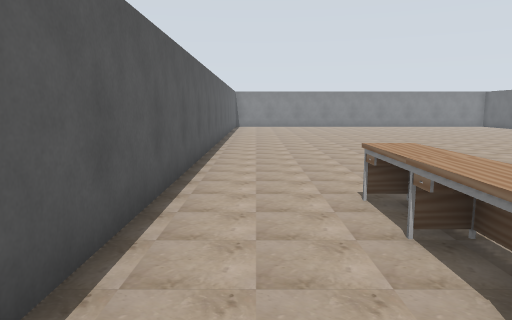
[1] (above)

21 first-person views from a walk through a robot-simulator world made for Gazebo. The camera is 1.3 m above the floor, tilts 8° down and sees 70° across. The floor is counted in squares, 1 m on a side. Each view is taken from the middle of a square. On the plan, view 1 faces up. The plan holds only what a view shows up to about 15 squares ahead; the rest is blank. The robots in the file are not drawn.

[2]
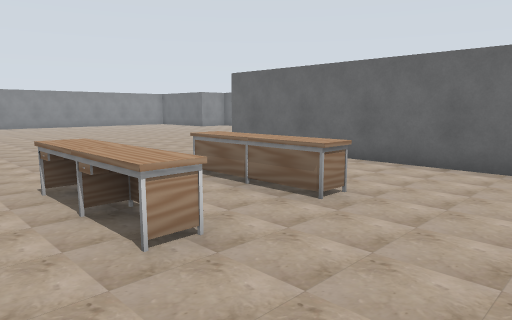

[3]
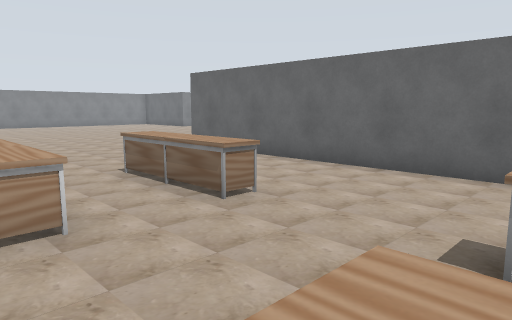

[4]
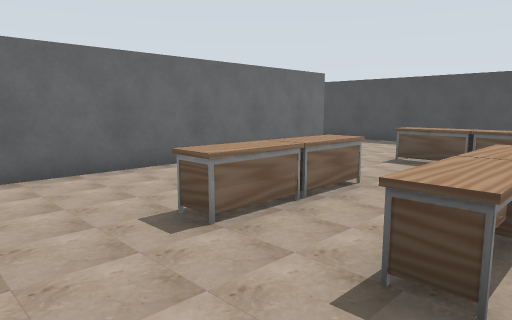

[5]
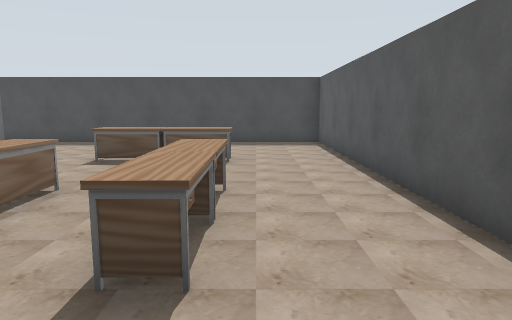

[6]
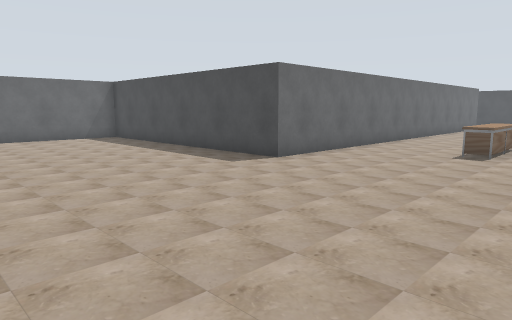

[7]
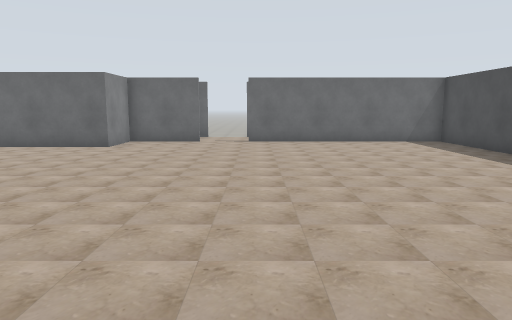

[8]
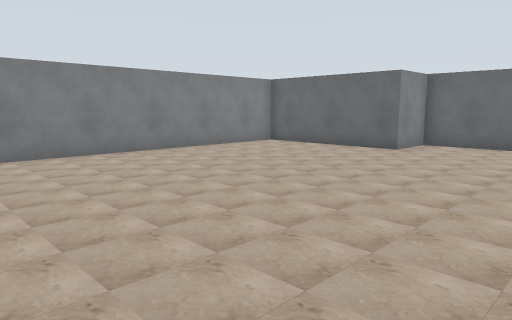

[9]
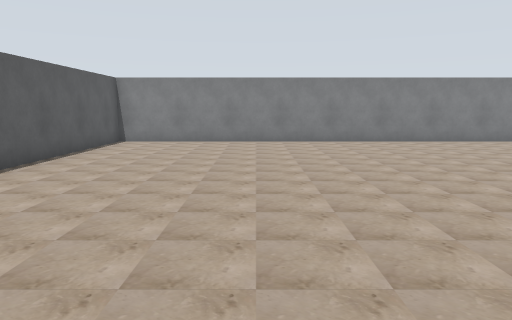

[10]
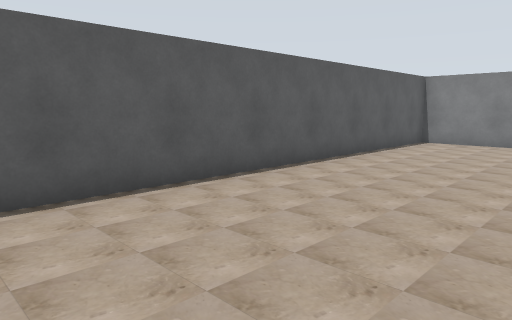

[11]
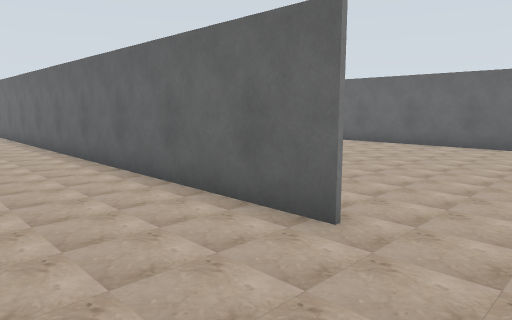

[12]
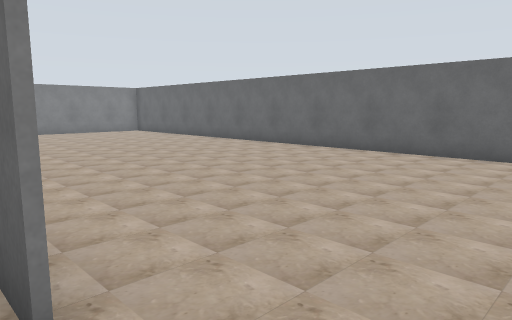

[13]
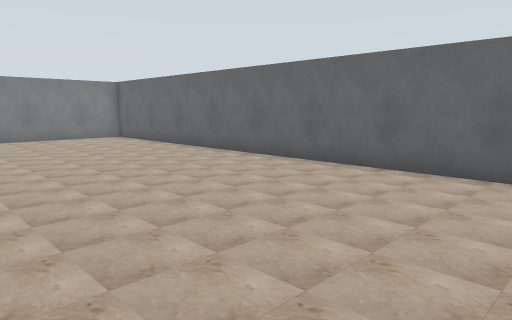

[14]
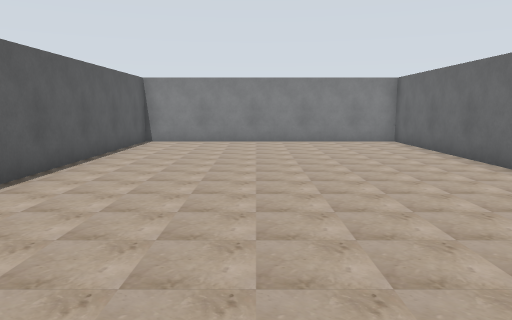

[15]
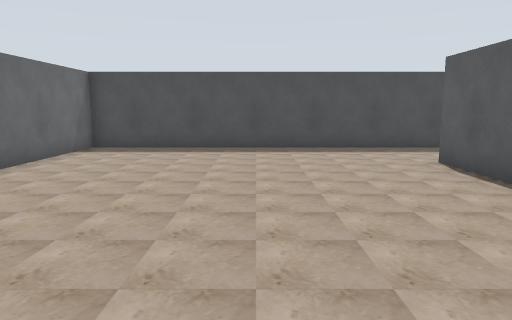

[16]
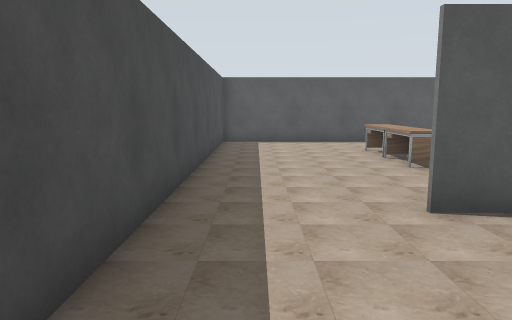

[17]
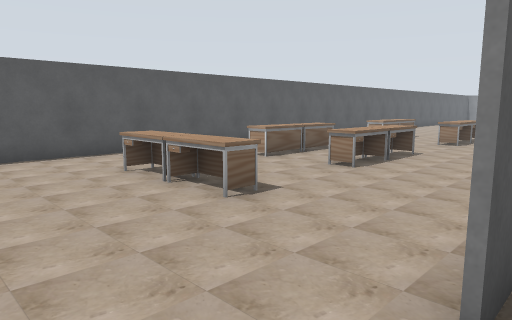

[18]
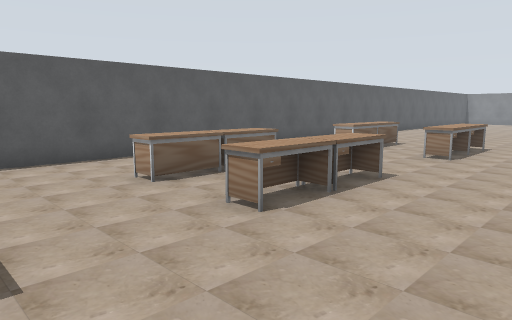

[19]
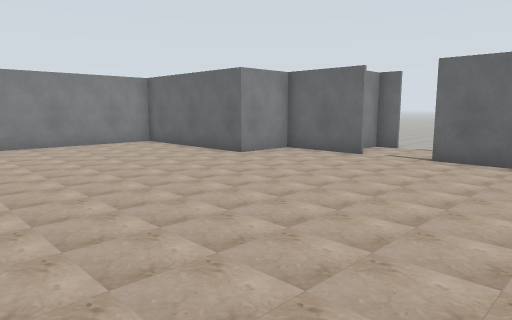

[20]
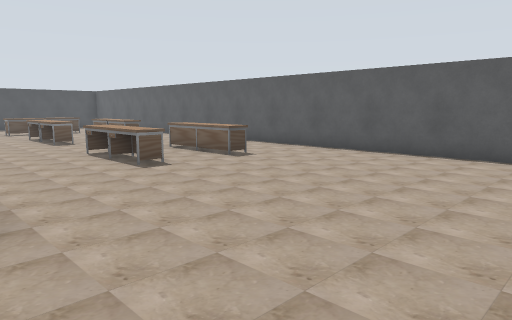

[21]
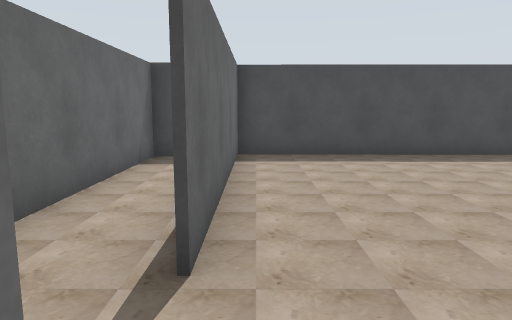

### Floor plan
Ten units are one square. View 1 is at (0, 0); x grows to the right and y downward. Boxes are objects, and circles mark ways between rooms. Rooms are numbered by the first view taken in them; rooms with no view inside come last. Other rooms are left out.
<svg viewBox="-20 -270 235 408">
<path fill="none" stroke="#000" d="M185 -89 185 -164M185 -181 185 -210 164 -210 164 -265 -15 -265 -15 133 75 133M85 98 85 -87 186 -86M86 72 86 98M186 -85 86 -86 86 -2M75 133 185 133 185 -89M208 -181 208 -189 185 -189M201 -91 208 -91 208 -150"/>
<rect x="15" y="75" width="20" height="10" fill="#bbb"><title>desk</title></rect>
<rect x="15" y="35" width="10" height="20" fill="#bbb"><title>desk</title></rect>
<rect x="15" y="15" width="10" height="20" fill="#bbb"><title>desk</title></rect>
<rect x="15" y="-35" width="10" height="20" fill="#bbb"><title>desk</title></rect>
<rect x="15" y="-55" width="10" height="20" fill="#bbb"><title>desk</title></rect>
<rect x="35" y="75" width="20" height="10" fill="#bbb"><title>desk</title></rect>
<rect x="35" y="35" width="20" height="20" fill="#bbb"><title>desk</title></rect>
<rect x="35" y="15" width="20" height="20" fill="#bbb"><title>desk</title></rect>
<rect x="45" y="-35" width="10" height="20" fill="#bbb"><title>desk</title></rect>
<rect x="45" y="-55" width="10" height="20" fill="#bbb"><title>desk</title></rect>
<circle cx="87" cy="110" r="3" fill="#2a7"/>
<circle cx="190" cy="-175" r="3" fill="#2a7"/>
<text x="70" y="-100">1</text>
<text x="140" y="20">2</text>
<text x="200" y="-150">3</text>
</svg>
Room 1 opens to room 2. Room 1 opens to room 3.

Where each view was taken, in squares from view 1:
view 1: 0 up, 0 right, facing up
view 2: 1 down, 0 right, facing up-right
view 3: 2 down, 1 right, facing up-right
view 4: 1 up, 1 right, facing down-right
view 5: 1 up, 1 right, facing down
view 6: 16 up, 2 right, facing down-right
view 7: 16 up, 4 right, facing right
view 8: 16 up, 5 right, facing up-right
view 9: 12 up, 4 right, facing up
view 10: 12 up, 4 right, facing up-left
view 11: 12 down, 5 right, facing up-right
view 12: 12 down, 8 right, facing up-right
view 13: 8 down, 11 right, facing up-right
view 14: 6 down, 13 right, facing up
view 15: 1 down, 13 right, facing down
view 16: 12 down, 13 right, facing left
view 17: 12 down, 9 right, facing up-left
view 18: 8 down, 8 right, facing up-left
view 19: 13 up, 9 right, facing up-right
view 20: 13 up, 9 right, facing down-left
view 21: 19 up, 18 right, facing down
